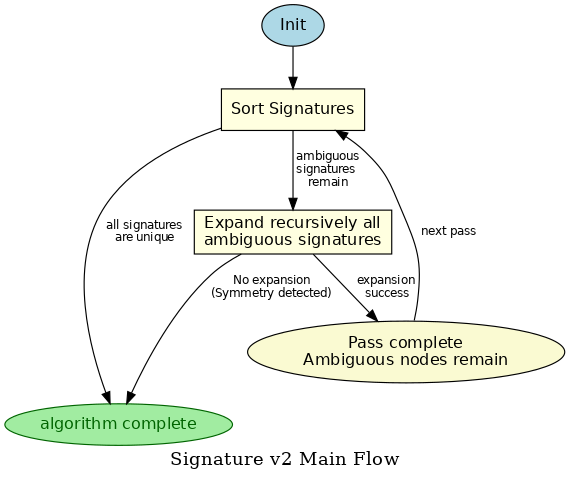

This chart was generated by the following Python code:
import os
import sys
from graphviz import Digraph # type: ignore

script_name = os.path.splitext(os.path.basename(sys.argv[0]))[0]

dot = Digraph(comment="Algorithm Process Flowchart")
# J'utilise votre dernier size="10,5", rankdir="TB"
dot.attr(rankdir="TB", size="10,5", label="Signature v2 Main Flow", fontsize="16")
dot.attr("node", fontname="Helvetica")  # Police par défaut pour les noeuds
dot.attr(
    "edge", fontname="Helvetica", fontsize="10"
)  # Police et taille pour les labels d'arêtes

# Définition des nœuds principaux du processus
dot.node("I", "Init", shape="ellipse", style="filled", fillcolor="lightblue")
dot.node("S", "Sort Signatures", shape="box", style="filled", fillcolor="lightyellow")
dot.node(
    "E",
    "Expand recursively all\nambiguous signatures",
    shape="box",
    style="filled",
    fillcolor="lightyellow",
)

# Définition des nœuds terminaux (les "ronds verts")
# Ils seront groupés pour être placés en bas
dot.node(
    "C",
    "algorithm complete",
    shape="ellipse",
    style="filled",
    color="darkgreen",
    fillcolor="#A1ECA1",
    fontcolor="darkgreen",
)

# Définition du flux de l'algorithme
dot.edge("I", "S")
dot.edge("S", "C", label=" all signatures\n are unique")
dot.edge("S", "E", label=" ambiguous\nsignatures\n remain")
dot.edge("E", "AMB", label="expansion\nsuccess")  # Label clarifié
dot.edge("AMB", "S", label=" next pass")

dot.node(
    "AMB",
    "Pass complete\nAmbiguous nodes remain",
    shape="ellipse",
    style="filled",
    fillcolor="lightgoldenrodyellow",
)

dot.edge("E", "C", label="No expansion\n(Symmetry detected)")  # Label clarifié

# Grouper les nœuds terminaux C et SYM pour les forcer en bas
with dot.subgraph() as s:
    s.attr(rank="sink")  # Attribut clé pour le positionnement en bas
    s.node("C")

# Rendu du graphe
output_file = f"{script_name}"
dot.render(output_file, view=False, cleanup=True, format="png")

print(f"Saved flowchart diagram as {output_file}.png")
